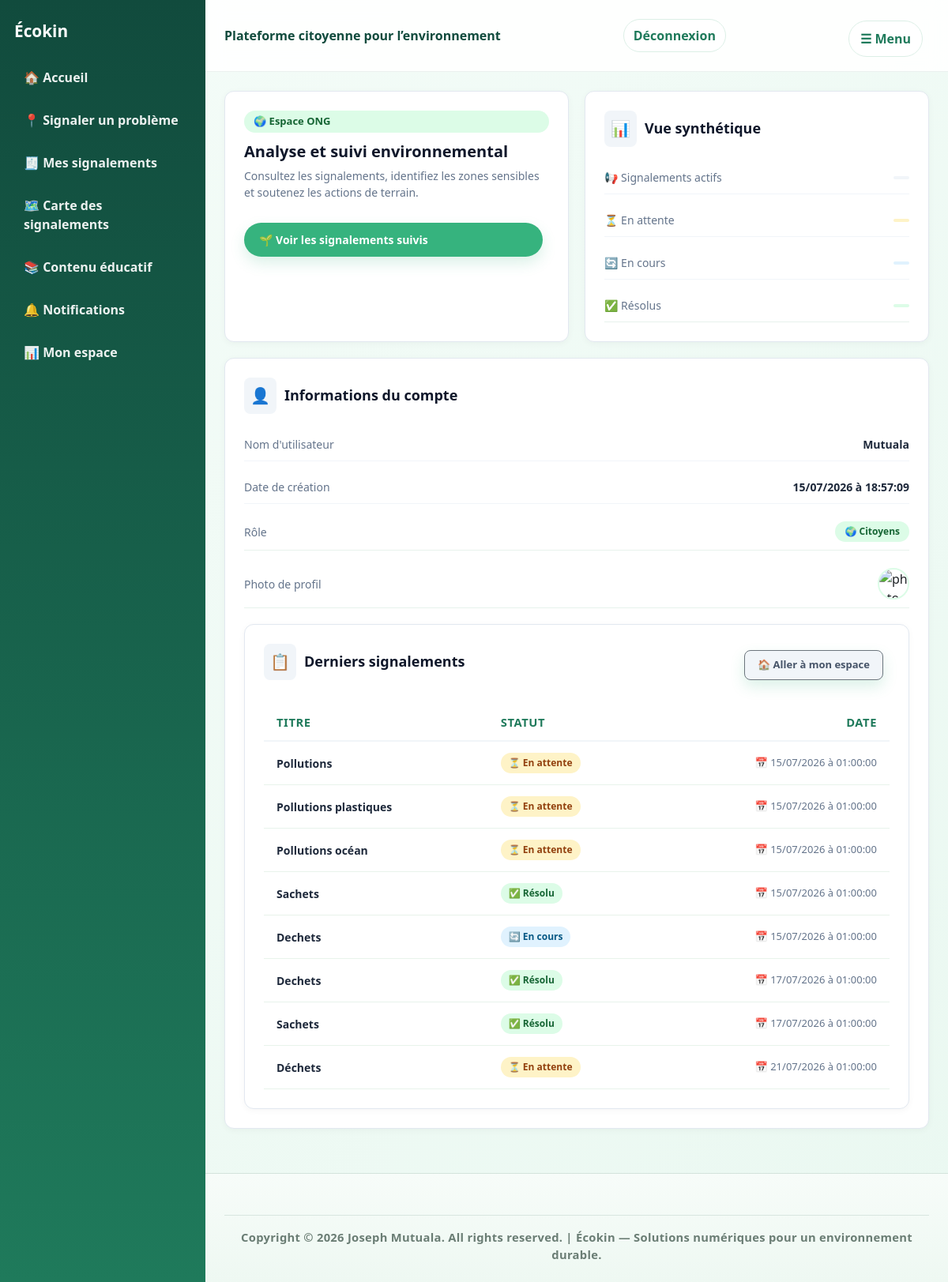
The app's page /espace_ong (signed in), older data.
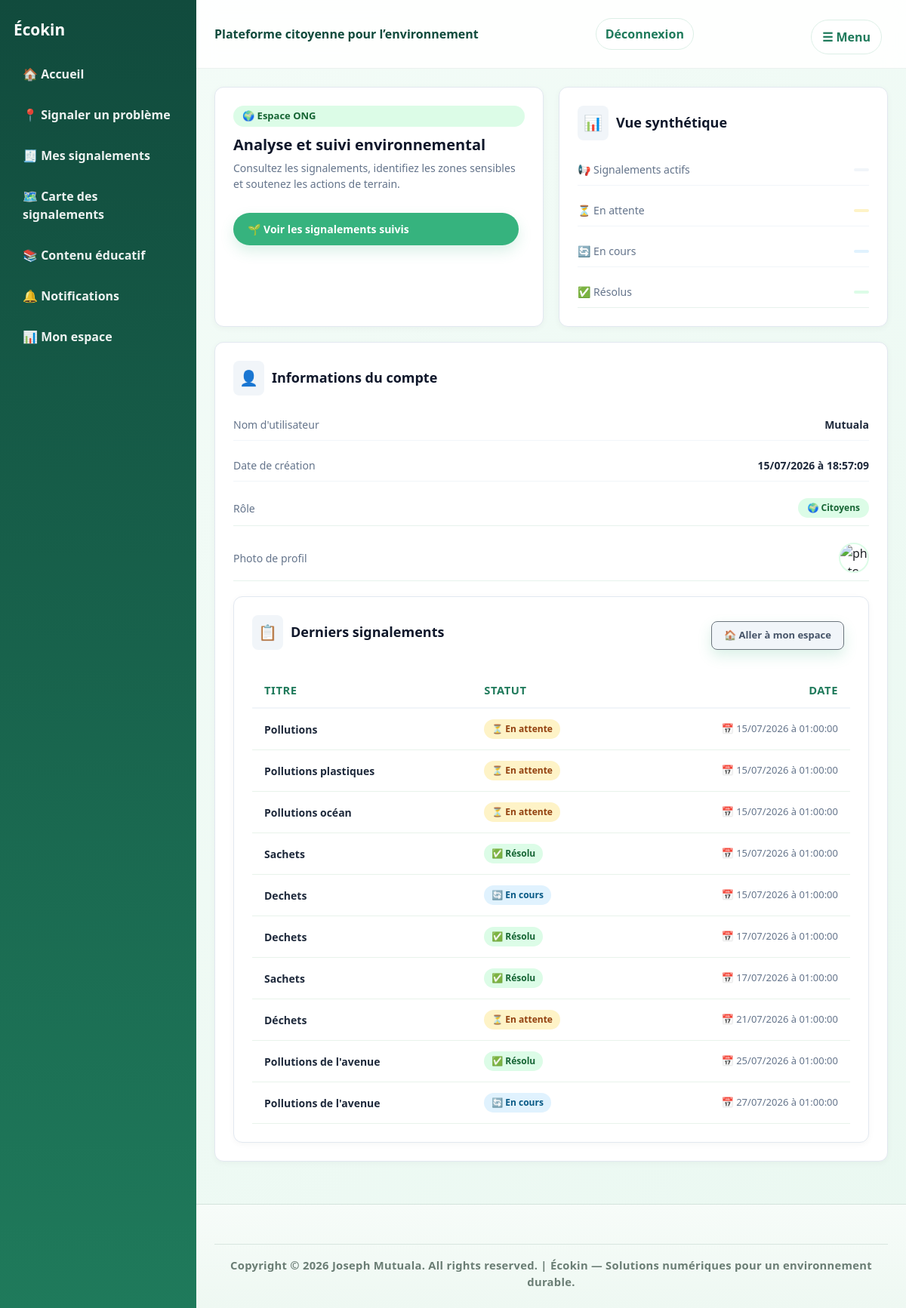
The same page, newer data.
### signalements/models.py (models this page shows, shortened)
class Signalements(models.Model):
    STATUT_CHOICES = [
        ('en_attente', 'En attente'),
        ('en_cours', 'En cours'),
        ('resolu', 'Résolu'),
        ('rejete', 'Rejeté'),
    ]
    titre = models.CharField(max_length=200, help_text="Entrez le titre du signalement")
    description = models.TextField()
    photo = models.ImageField(upload_to = 'signalements/', blank=True, null=True)
    latitude = models.DecimalField(max_digits= 9, decimal_places= 6)
    longitude = models.DecimalField(max_digits= 9, decimal_places= 6)
    statut = models.CharField(max_length=20, choices=STATUT_CHOICES, default='en_attente')
    date_creation = models.DateTimeField(auto_now_add= True)
    analyse_ia = models.TextField(blank=True, null=True)
    utilisateur = models.ForeignKey(settings.AUTH_USER_MODEL, on_delete=models.CASCADE, related_name = 'signalements')

### dashboard/views.py (the view)
# urls.py: path('espace_ong', views.espace_ong_view, name='espace_ong'),
@login_required
def espace_ong_view(request):
    tous_les_signalements = Signalements.objects.all().order_by('date_creation')
    return render(request, "dashboard/dashboard_ong.html", {"signalements": tous_les_signalements})

### templates/dashboard/dashboard_ong.html (shortened to what the changed rows need)
{% extends 'base.html' %}
{% block content %}
<div class="card" style="margin-top: 20px; padding: 24px; background: #ffffff; border-radius: 12px; border: 1px solid #e2e8f0; box-shadow: 0 2px 8px rgba(0,0,0,0.04);">
<div class="card table-card" style="margin-top: 20px; padding: 24px; background: #ffffff; border-radius: 12px; border: 1px solid #e2e8f0; box-shadow: 0 2px 8px rgba(0,0,0,0.04);">
    <div style="overflow-x: auto;">
        <table style="width: 100%; border-collapse: collapse; text-align: left; font-size: 14px;">
            <thead>
                <tr style="border-bottom: 2px solid #f1f5f9; color: #64748b; font-size: 13px; text-transform: uppercase; letter-spacing: 0.5px;">
                    <th style="padding: 12px 16px; font-weight: 600;">Titre</th>
                    <th style="padding: 12px 16px; font-weight: 600;">Statut</th>
                    <th style="padding: 12px 16px; font-weight: 600; text-align: right;">Date</th>
                </tr>
            </thead>
            <tbody>
                {% for signalement in signalements %}
                    <tr style="border-bottom: 1px solid #f8fafc; transition: background 0.2s ease;">
                        <td style="padding: 14px 16px; font-weight: 600; color: #1e293b;">
                            {{ signalement.titre }}
                        </td>
                        <td style="padding: 14px 16px;">
                            {% if signalement.statut == 'en_attente' or signalement.statut == 'EN_ATTENTE' %}
                                <span style="background: #fef3c7; color: #92400e; padding: 4px 10px; border-radius: 20px; font-size: 12px; font-weight: 600; display: inline-flex; align-items: center; gap: 4px;">
                                    ⏳ {{ signalement.get_statut_display }}
                                </span>
                            {% elif signalement.statut == 'en_cours' or signalement.statut == 'EN_COURS' %}
                                <span style="background: #e0f2fe; color: #075985; padding: 4px 10px; border-radius: 20px; font-size: 12px; font-weight: 600; display: inline-flex; align-items: center; gap: 4px;">
                                    🔄 {{ signalement.get_statut_display }}
                                </span>
                            {% elif signalement.statut == 'resolu' or signalement.statut == 'RESOLU' %}
                                <span style="background: #dcfce7; color: #166534; padding: 4px 10px; border-radius: 20px; font-size: 12px; font-weight: 600; display: inline-flex; align-items: center; gap: 4px;">
                                    ✅ {{ signalement.get_statut_display }}
                                </span>
                            {% elif signalement.statut == 'rejete' or signalement.statut == 'REJETE' %}
                                <span style="background: #fee2e2; color: #991b1b; padding: 4px 10px; border-radius: 20px; font-size: 12px; font-weight: 600; display: inline-flex; align-items: center; gap: 4px;">
                                    ❌ {{ signalement.get_statut_display }}
                                </span>
                            {% else %}
                                <span style="background: #f1f5f9; color: #475569; padding: 4px 10px; border-radius: 20px; font-size: 12px; font-weight: 600;">
                                    {{ signalement.get_statut_display }}
                                </span>
                            {% endif %}
                        </td>
                        <td style="padding: 14px 16px; color: #64748b; font-size: 13px; text-align: right;">
                            📅 {{ signalement.date_creation|date:"d/m/Y \à H:i:s" }}
                        </td>
                    </tr>
                {% endfor %}
            </tbody>
        </table>
    </div>
</div>
{% endblock %}

Row changes from the older to the newer data that the page shows:
added Signalements: titre "Pollutions de l'avenue", statut "Résolu", date_creation "25/07/2026 à 01:00:00"
added Signalements: titre "Pollutions de l'avenue", statut "En cours", date_creation "27/07/2026 à 01:00:00"
